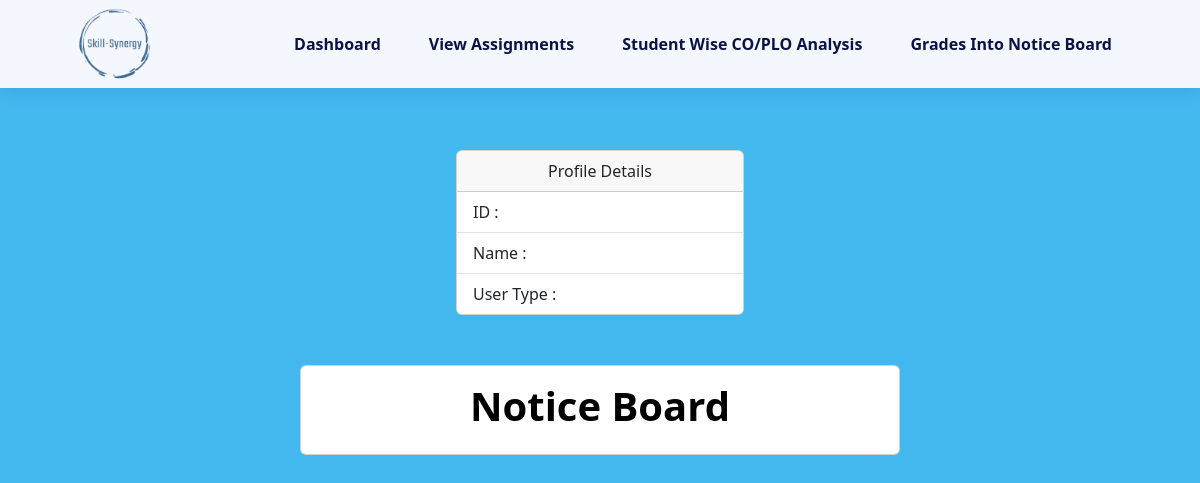
The app's page /instructor_dashboard.php, older data.
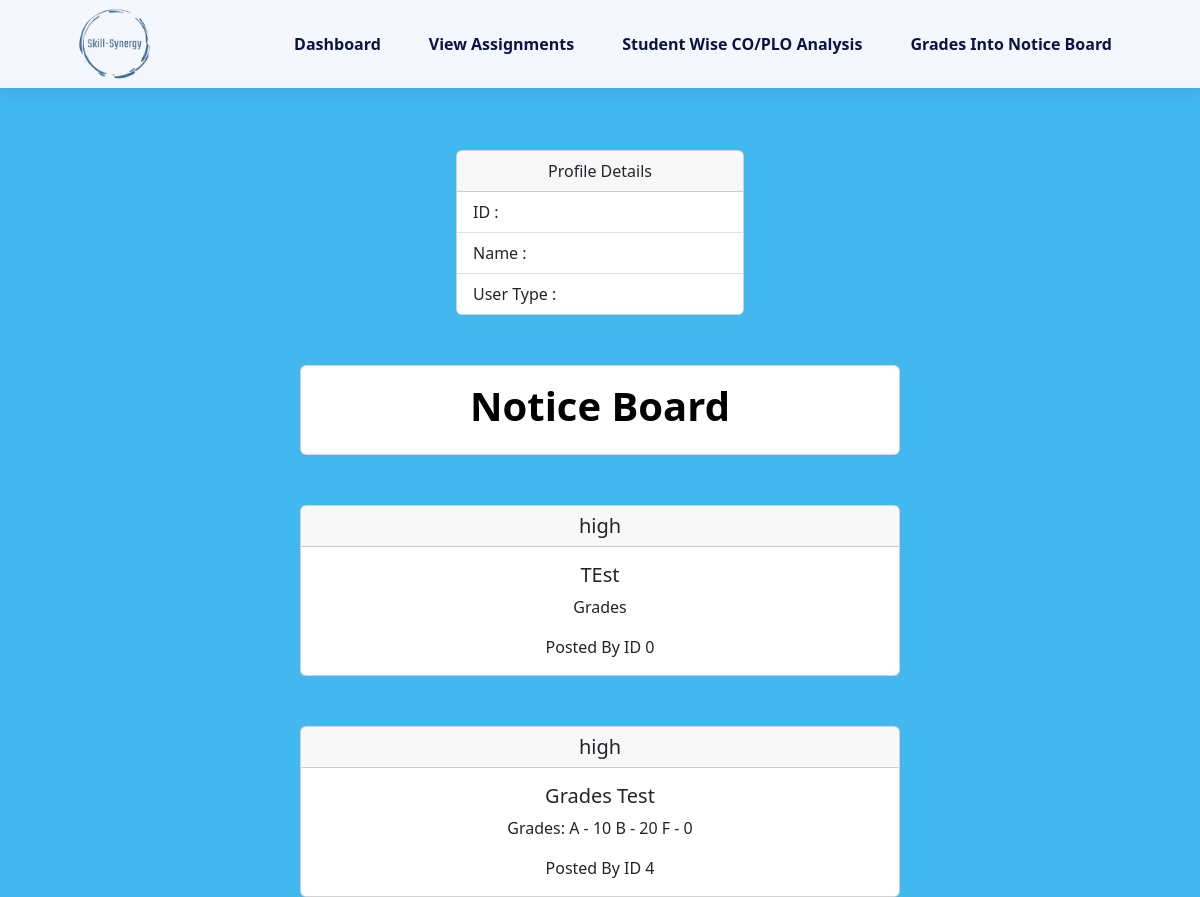
The same page, newer data.
### tables this page shows
CREATE TABLE `notice_board` (
  `notice_id` int(11) NOT NULL,
  `title` varchar(255) NOT NULL,
  `content` varchar(255) NOT NULL,
  `date_posted` date NOT NULL,
  `posted_by` int(11) NOT NULL,
  `priority_level` varchar(4) NOT NULL
);

### instructor_dashboard.php (the view, shortened to what this page needs)
<?php
$id = $_SESSION['ID'];
?>
<!DOCTYPE html>
<html lang="en">
<head>
    <link rel="stylesheet" href="https://cdnjs.cloudflare.com/ajax/libs/remixicon/3.5.0/remixicon.css">
    <link rel="stylesheet" href="style.css">
    <link href="https://cdn.jsdelivr.net/npm/bootstrap@5.3.2/dist/css/bootstrap.min.css" rel="stylesheet">
</head>
<body>
    <header class="header" id="header">
        <nav class="navbar_custom nav-container">
          <img src="skill-Synergy.png" alt="" class="nav__logo">
            <div class="nav__menu" id="nav-menu">
                <ul class="nav__list">
                    <li class="nav__item">
                        <a href="instructor_dashboard.php" class="nav__link">Dashboard</a>
                    </li>
                    <li class="nav__item">
                        <a href="view_assignment.php" class="nav__link">View Assignments</a>
                    </li>
                    <li class="nav__item">
                        <a href="studentWiseCoPlo.php" class="nav__link">Student Wise CO/PLO Analysis</a>
                    </li>
                    <li class="nav__item">
                        <a href="grades.php" class="nav__link">Grades Into Notice Board</a>
                    </li>
                </ul>
            </div>
        </nav>
    </header>
    <div>
        <div class="profile-details">
            <?php
            include 'db.php';
            $sql = "SELECT f_name, l_name, userType FROM instructors where i_id = '$id'";
            $query = mysqli_query($conn, $sql);
            $info = mysqli_fetch_array($query);
            $type = $info['userType'];
            $f_name = $info['f_name'];
            $l_name = $info['l_name'];
            ?>
            <div class="card" style="width: 18rem;" id="card_2">
                <div class="card-header">
                    Profile Details
                </div>
                <ul class="list-group list-group-flush">
                    <li class="list-group-item">ID : <?= $id ?></li>
                    <li class="list-group-item">Name : <?= $f_name ?> <?= $l_name ?></li>
                    <li class="list-group-item">User Type : <?= $type ?></li>
                </ul>
            </div>
        </div>
        <div class="card card_1 col-sm-6 mb-3 mb-sm-0">
            <div class="card-body ">
                <h1 class="h13">Notice Board</h1>
            </div>
        </div>
        <?php
        include 'db.php';
        $sql = "SELECT notice_id, title, content, posted_by, priority_level FROM  notice_board";
        $query = mysqli_query($conn, $sql);
        if (mysqli_num_rows($query) > 0) {
        ?>
            <?php
            while ($info = mysqli_fetch_array($query)) {
                $title = $info['title'];
                $content = $info['content'];
                $posted_by = $info['posted_by'];
                $pririty_level = $info['priority_level'];
            ?>
                <div class="card card_1 col-sm-6 mb-3 mb-sm-0">
                    <h5 class="card-header"><?= $pririty_level ?></h5>
                    <div class="card-body">
                        <h5 class="card-title"><?= $title ?></h5>
                        <p class="card-text"><?= $content ?></p>
                        <p class="card-text">Posted By ID <?= $posted_by ?></p>
                    </div>
                </div>
        <?php
            }
        }
        ?>
    </div>
</body>
</html>

Row changes from the older to the newer data that the page shows:
added notice_board: priority_level "high", title "TEst", content "Grades", posted_by "0"
added notice_board: priority_level "high", title "Grades Test", content "Grades: A - 10 B - 20 F - 0", posted_by "4"
